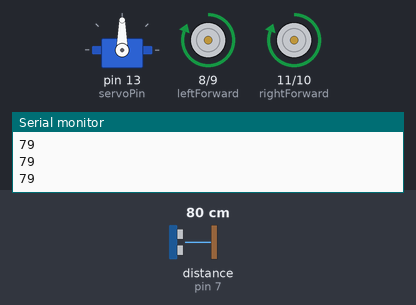
Recording of a sketch running on a simulated Arduino Uno, built with avr-gcc and run on an emulated ATmega328P. Shown: servo, motor-driver pin pairs drawn as motors (green arrow = first pin HIGH = forward, orange = second pin HIGH = backward, longer = more drive), the last lines printed to the serial monitor. Wiring (inferred from the names in the program): ultrasonic range finder: trigger pin 6; echo pin 7. The inputs (shaded band) are chosen by the test bench; at power-on: distance to the obstacle (sensor on pin 7) 80 cm. The echo pulse lasts 58.3 µs per cm.

Above: at 1.2 s.
1.3 s: distance to the obstacle (sensor on pin 7) set to 33 cm
2.8 s: distance to the obstacle (sensor on pin 7) set to 30 cm
At 3.6 s:
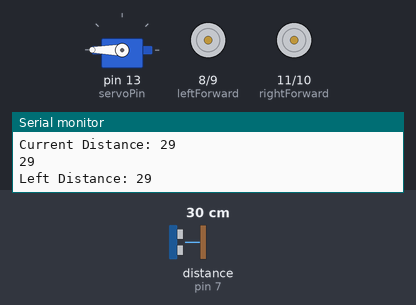
5.8 s: distance to the obstacle (sensor on pin 7) set to 35 cm
At 6.5 s:
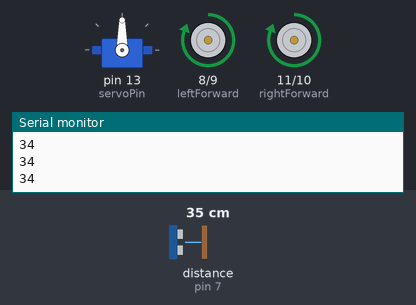
7.3 s: distance to the obstacle (sensor on pin 7) set to 2 cm
At 10.1 s:
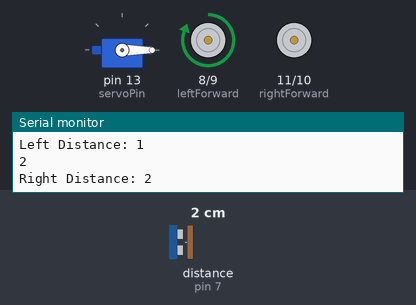
Timing chart, 0 to 11.3 s (numbered marks = the images above; inputs shaded):
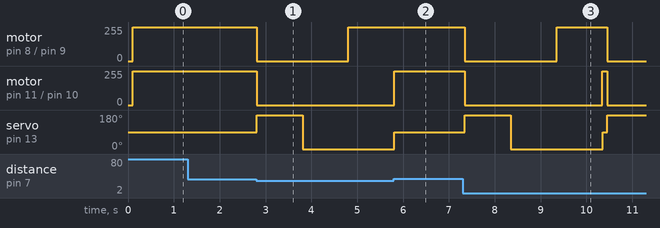

The sketch:

obstacle_avoid_bot.ino
```cpp
//SERVO DECLARATIONS
#include<Servo.h>
const int servoPin = 13;
Servo ultraBase;

//MOTOR DECLARATIONS
const int leftForward = 8;
const int leftBackward = 9;
const int rightForward = 11;
const int rightBackward = 10;

//ULTRASONIC DECLARATIONS
const int echoPin = 7;
const int trigPin = 6;
long duration;
int distance;
int leftDistance, rightDistance;

#define COLLISION_DISTANCE 30
int d;

void setup() {
  Serial.begin(9600);
  pinMode(leftForward , OUTPUT);
  pinMode(leftBackward , OUTPUT);
  pinMode(rightForward , OUTPUT);
  pinMode(rightBackward , OUTPUT);
  digitalWrite(leftForward, LOW);
  digitalWrite(leftBackward, LOW);
  digitalWrite(rightForward, LOW);
  digitalWrite(rightBackward, LOW);
  pinMode(trigPin, OUTPUT);
  pinMode(echoPin, INPUT);
  ultraBase.attach(servoPin);
  ultraBase.write(90);                //Initial position of ultrasonic sensor - straight
}

void loop() {
  ultraBase.write(90);
  delay(100);
  d = readUltra();
  if(d <= COLLISION_DISTANCE)
  {
    stopMotion();
    Serial.print("Current Distance: ");
    Serial.println(d);
    changePath();
  }
  forward();
}

void forward() {
  digitalWrite(leftForward , HIGH);
  digitalWrite(leftBackward , LOW);
  digitalWrite(rightForward , HIGH);
  digitalWrite(rightBackward , LOW);
}

void left() {
  digitalWrite(leftForward , LOW);
  digitalWrite(leftBackward , LOW);
  digitalWrite(rightForward , HIGH);
  digitalWrite(rightBackward , LOW);
  delay(1000);                    //How long it should wait till it turns left - to be adjusted
}

void right() {
  digitalWrite(leftForward , HIGH);
  digitalWrite(leftBackward , LOW);
  digitalWrite(rightForward , LOW);
  digitalWrite(rightBackward , LOW);
  delay(1000);                    //How long it should wait till it turns right - to be adjusted
}

void stopMotion() {
  digitalWrite(leftForward , LOW);
  digitalWrite(leftBackward , LOW);
  digitalWrite(rightForward , LOW);
  digitalWrite(rightBackward , LOW);
}

int readUltra() {
  digitalWrite(trigPin, HIGH);
  delayMicroseconds(10);
  digitalWrite(trigPin, LOW);
  // Reads the echoPin, returns the sound wave travel time in microseconds
  duration = pulseIn(echoPin, HIGH);
  distance = duration*0.034/2;
  Serial.println(distance);
  return distance;
}

void changePath() {
  ultraBase.write(180);       //Left
  delay(500);
  leftDistance = readUltra();
  Serial.print("Left Distance: ");
  Serial.println(leftDistance);
  delay(500);

  ultraBase.write(0);       //Right
  delay(500);
  rightDistance = readUltra();
  Serial.print("Right Distance: ");
  Serial.println(rightDistance);
  delay(500);

  if (leftDistance>rightDistance)
    left();
  else
    right();
  ultraBase.write(90);
}
```

Measured:
- the behaviour switches between 32 and 31 cm on distance to the obstacle (sensor on pin 7) (found by bisection; images 0 and 1)
- after the input at 2.8 s, motor on pin 8 (leftForward) / pin 9 (leftBackward): forward 255/255 → stopped at once, → forward 255/255 2.0 s later; motor on pin 11 (rightForward) / pin 10 (rightBackward): forward 255/255 → stopped at once; servo on pin 13 (servoPin): 90° → 180° at once, → 0° 1.0 s later
- after the input at 5.8 s, motor on pin 8 (leftForward) / pin 9 (leftBackward): stays forward 255/255 (without the input it goes to stopped after 0.11 s); motor on pin 11 (rightForward) / pin 10 (rightBackward): goes on until 5.8 s, then stays forward 255/255; servo on pin 13 (servoPin): goes on until 5.8 s, then stays 90°
- after the input at 7.3 s, motor on pin 8 (leftForward) / pin 9 (leftBackward): forward 255/255 → stopped after 0.05 s, → forward 255/255 2.0 s later, → stopped 1.1 s later; motor on pin 11 (rightForward) / pin 10 (rightBackward): forward 255/255 → stopped after 0.05 s, → forward 255/255 3.0 s later, → stopped 0.10 s later
